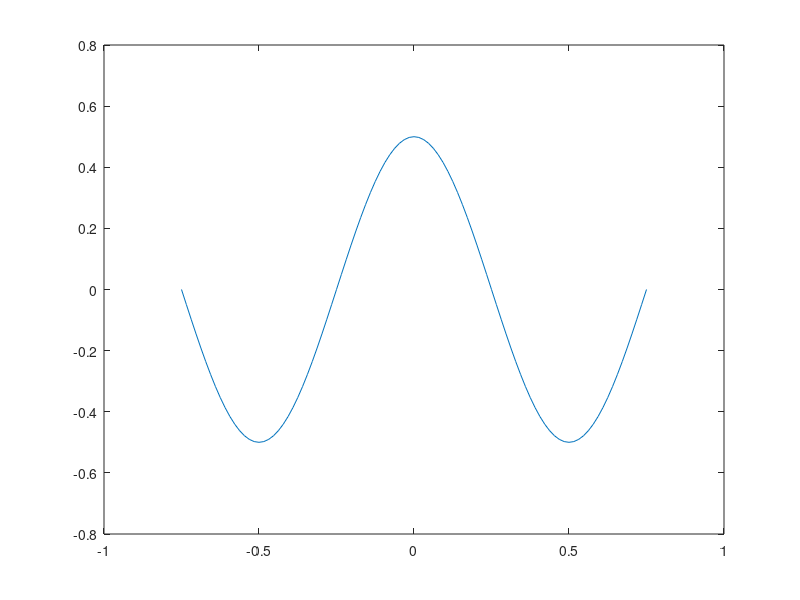

MATLAB code for this plot: (Note: this script raises an error after producing the figure.)
%
%	Make the sinusoids and their sums
%
cd /wusr5/brian/book/Edits/subContStim

x = [-.75:1/64:.75]
s = 0.5;

f = 1;
c1 = s*cos(2*pi*f*x);
f = 3;
c3 = s*cos(2*pi*f*x);

plotParms(plot(x,c1))
set(gca,'xtick',[-.5:.5:.5],'ytick',[-1:.25:1], 'ylim',s*[-2 2])
grid on
print -deps f1.eps

colormap(gray(128))
X =scale(c1,1,128);
X = X(ones(20,1),:);
mp = colormap;
image(X)
tiffwrite(X,mp,'1cpd.tif');

plotParms(plot(x,c3))
set(gca,'xtick',[-.5:.5:.5],'ytick',[-1:.25:1], 'ylim',s*[-2 2])
grid on
print -deps f3.eps

colormap(gray(128))
X =scale(c3,1,128);
X = X(ones(20,1),:);
mp = colormap;
image(X)
tiffwrite(X,mp,'3cpd.tif');

plotParms(plot(x,c1 + c3))
set(gca,'xtick',[-.5:.5:.5],'ytick',[-1:.25:1], 'ylim',s*[-2 2])
grid on
print -deps peakAdd.eps

colormap(gray(128))
X =scale(c1 + c3,1,128);
X = X(ones(20,1),:);
mp = colormap;
image(X)
tiffwrite(X,mp,'peaksAdd.tif');

plotParms(plot(x,c1 - c3))
set(gca,'xtick',[-.5:.5:.5],'ytick',[-1:.25:1], 'ylim',s*[-2 2])
grid on
print -deps peakSub.eps

colormap(gray(128))
X =scale(c1 - c3,1,128);
X = X(ones(20,1),:);
mp = colormap;
image(X)
tiffwrite(X,mp,'peaksSub.tif');


